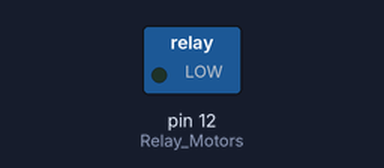
This sketch was run on a simulated Arduino Uno, built with avr-gcc and run on an emulated ATmega328P. Shown: switched loads named in the sketch (green lamp = pin HIGH).

Above: at 3.5 s.
At 10.5 s:
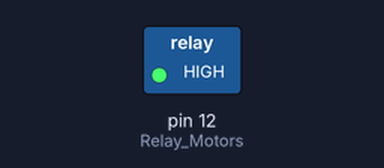
Timing chart, 0 to 18.2 s (numbered marks = the images above):
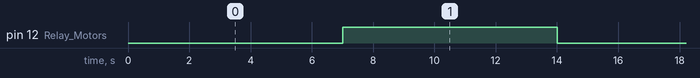

Measured:
- by itself, pin 12 (Relay_Motors): alternates HIGH for 7.0 s and LOW for 7.0 s

The sketch:

relay-test.ino
```cpp
/*Relay Switches*/
#define Relay_Motors 12

void setup() {
  // Set the relay on.
  pinMode(Relay_Motors, OUTPUT);
  delay(5);
  digitalWrite(Relay_Motors, LOW);
  delay(5);
}

void loop() {
  digitalWrite(Relay_Motors, LOW);
  delay(7000);
  digitalWrite(Relay_Motors, HIGH);
  delay(7000);
}
```
